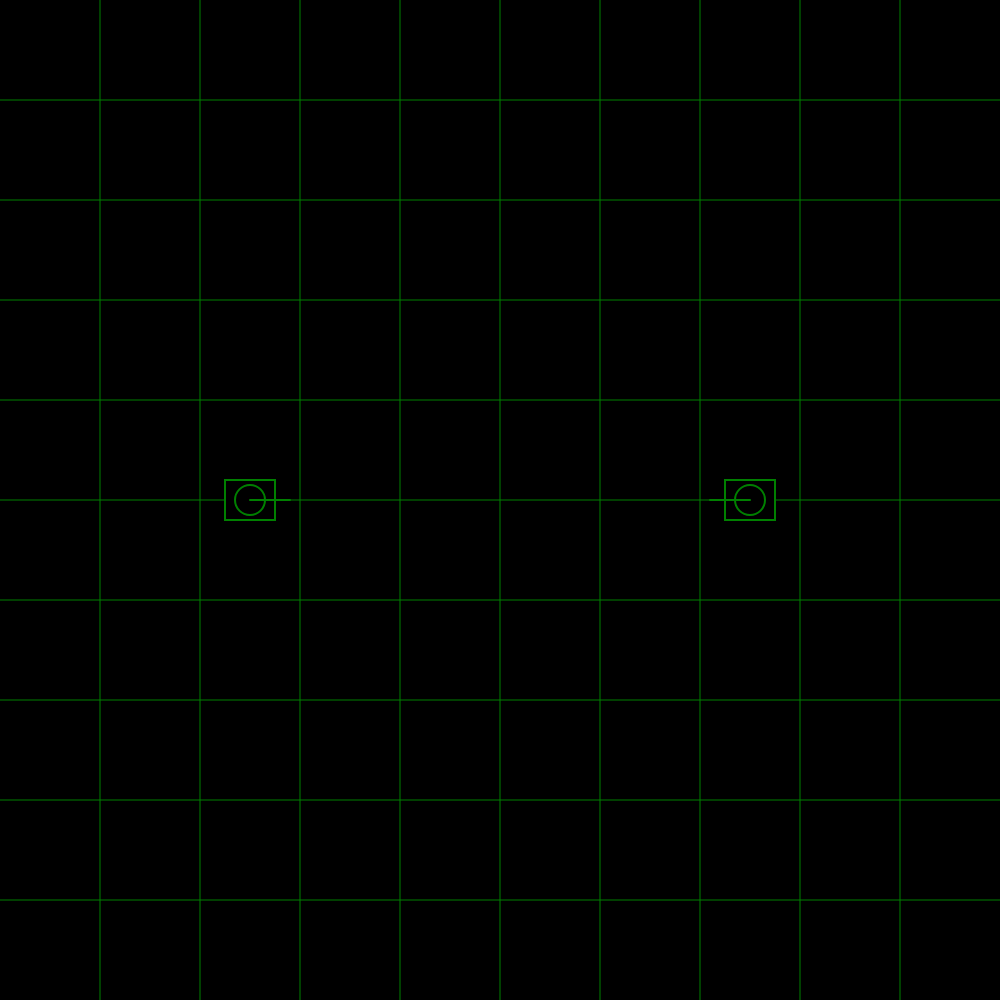
Frame 1 (no input)
Frame 60 (no input): identical to frame 1, image omitted
Frame 120 (the mouse pressed at the canvas centre since frame 60): identical to frame 1, image omitted

The p5.js sketch that drew this single still picture (run headless with seeded random() and noise() and a simulated clock; from frame 60 on, the mouse is pressed at the canvas centre):

// p5.js sketch
// ── sketch.js
let tanks = [];
let bullets;
let gridState = [];
const gridCols = 10;
const gridRows = 10;
const tankSpeed = 3;
const captureTime = 5000; // 5 seconds in milliseconds
const turretSpeed = 0.05;
const bulletSpeed = 7;

function setup() {
  createCanvas(1000, 1000);
  // Player 1 (WASD)
  tanks.push({
    x: width / 4,
    y: height / 2,
    w: 50,
    h: 40,
    player: 1,
    turretAngle: 0
  });
  // Player 2 (Arrow Keys)
  tanks.push({
    x: width * 3 / 4,
    y: height / 2,
    w: 50,
    h: 40,
    player: 2,
    turretAngle: PI
  });
  bullets = [];
  rectMode(CENTER);

  // Initialize grid state
  for (let i = 0; i < gridCols; i++) {
    gridState[i] = [];
    for (let j = 0; j < gridRows; j++) {
      gridState[i][j] = {
        player1: false,
        player2: false,
        contestedTimestamp: null,
        fullyCaptured: false,
        singlePlayerTimestamp: null // Timer for decay
      };
    }
  }
}

function draw() {
  background(0);

  drawGrid();

  updateGridState();
  handleInput();

  updateBullets();
  drawTanks();
  drawBullets();
}

function handleInput() {
  // Player 1 Controls (WASD, B, N)
  if (keyIsDown(87)) { // W
    tanks[0].y -= tankSpeed;
  }
  if (keyIsDown(83)) { // S
    tanks[0].y += tankSpeed;
  }
  if (keyIsDown(65)) { // A
    tanks[0].x -= tankSpeed;
  }
  if (keyIsDown(68)) { // D
    tanks[0].x += tankSpeed;
  }
  if (keyIsDown(66)) { // B key
    tanks[0].turretAngle -= turretSpeed;
  }
  if (keyIsDown(78)) { // N key
    tanks[0].turretAngle += turretSpeed;
  }

  // Player 2 Controls (Arrow Keys, 2, 3)
  if (keyIsDown(UP_ARROW)) {
    tanks[1].y -= tankSpeed;
  }
  if (keyIsDown(DOWN_ARROW)) {
    tanks[1].y += tankSpeed;
  }
  if (keyIsDown(LEFT_ARROW)) {
    tanks[1].x -= tankSpeed;
  }
  if (keyIsDown(RIGHT_ARROW)) {
    tanks[1].x += tankSpeed;
  }
  if (keyIsDown(99)) { // Numpad 3
    tanks[1].turretAngle -= turretSpeed;
  }
  if (keyIsDown(98)) { // Numpad 2
    tanks[1].turretAngle += turretSpeed;
  }

  // Screen wrapping for both tanks
  for (let tank of tanks) {
    if (tank.x > width + tank.w / 2) {
      tank.x = -tank.w / 2;
    } else if (tank.x < -tank.w / 2) {
      tank.x = width + tank.w / 2;
    }

    if (tank.y > height + tank.h / 2) {
      tank.y = -tank.h / 2;
    } else if (tank.y < -tank.h / 2) {
      tank.y = height + tank.h / 2;
    }
  }
}

function keyPressed() {
  // Player 1 Fire
  if (key === 'v' || key === 'V') {
    fireBullet(tanks[0]);
  }

  // Player 2 Fire
  if (keyCode === 97) { // Numpad 1
    fireBullet(tanks[1]);
  }
}

function fireBullet(tank) {
  const gridSize = 100;
  let bullet = {
    x: tank.x,
    y: tank.y,
    angle: tank.turretAngle,
    owner: tank.player
  };

  // Store the grid location at the time of firing
  bullet.originGridX = floor(tank.x / gridSize);
  bullet.originGridY = floor(tank.y / gridSize);

  bullets.push(bullet);
}

function drawGrid() {
  const gridSize = 100;
  push(); // Isolate drawing styles
  rectMode(CORNER); // Use corner mode for grid drawing

  // Draw filled squares
  noStroke();
  for (let i = 0; i < gridCols; i++) {
    for (let j = 0; j < gridRows; j++) {
      if (gridState[i][j].player1) {
        if (gridState[i][j].fullyCaptured) {
          fill(0, 255, 0); // Fully opaque green
        } else {
          fill(0, 255, 0, 64); // Green with 75% transparency (25% opacity)
        }
        rect(i * gridSize, j * gridSize, gridSize, gridSize);
      }
      // Only draw seeds if the cell is NOT fully captured
      if (gridState[i][j].player2 && !gridState[i][j].fullyCaptured) {
        // Draw "sprinkles" for player 2
        drawSeeds(i, j, gridSize);
      }
    }
  }

  // Draw grid lines
  stroke('green');
  strokeWeight(1);
  for (let x = gridSize; x < width; x += gridSize) {
    line(x, 0, x, height);
  }
  for (let y = gridSize; y < height; y += gridSize) {
    line(0, y, width, y);
  }
  pop(); // Restore original drawing styles (including rectMode)
}

function updateGridState() {
  const currentTime = millis();
  for (let i = 0; i < gridCols; i++) {
    for (let j = 0; j < gridRows; j++) {
      let cell = gridState[i][j];
      const isSinglePlayer = (cell.player1 && !cell.player2) || (!cell.player1 && cell.player2);

      // 1. Check for contested cells to become fully captured
      if (cell.contestedTimestamp && !cell.fullyCaptured) {
        if (currentTime - cell.contestedTimestamp > captureTime) {
          cell.fullyCaptured = true;
          cell.singlePlayerTimestamp = null; // Stop decay timer
        }
      }

      // 2. Check for single-player cells to decay back to neutral
      if (isSinglePlayer && cell.singlePlayerTimestamp) {
        if (currentTime - cell.singlePlayerTimestamp > captureTime) {
          // Reset the cell to its initial state
          cell.player1 = false;
          cell.player2 = false;
          cell.contestedTimestamp = null;
          cell.fullyCaptured = false;
          cell.singlePlayerTimestamp = null;
        }
      }
    }
  }
}

function drawSeeds(gridI, gridJ, size) {
  push();
  // Use a single, constant seed to make the sprinkle pattern identical in every cell.
  randomSeed(1337);
  stroke('green');
  strokeWeight(2);
  for (let i = 0; i < 40; i++) { // Draw 20 seeds
    const x = gridI * size;
    const y = gridJ * size;
    const seedSprinkX = x + random(size);
    const seedSprinkY = y + random(size);
    const angle = random(TWO_PI);
    const seedSprinkLength = 5;
    const endX = seedSprinkX + seedSprinkLength * cos(angle);
    const endY = seedSprinkY + seedSprinkLength * sin(angle);
    line(seedSprinkX, seedSprinkY, endX, endY);
  }
  // Reset the random seed so it doesn't affect other parts of the sketch that use random().
  randomSeed();
  pop();
}

function drawTanks() {
  for (let tank of tanks) {
    // Tank Body
    stroke('green');
    strokeWeight(2);
    fill(0);
    rect(tank.x, tank.y, tank.w, tank.h);

    // Turret
    push();
    translate(tank.x, tank.y);
    rotate(tank.turretAngle);
    fill(0);
    stroke('green');
    ellipse(0, 0, 30, 30); // Turret base
    line(0, 0, 40, 0); // Turret barrel
    pop();
  }
}

function updateBullets() {
  for (let i = bullets.length - 1; i >= 0; i--) {
    let bullet = bullets[i];

    // Check for collision with neighboring squares
    const gridSize = 100;
    let bulletGridX = floor(bullet.x / gridSize);
    let bulletGridY = floor(bullet.y / gridSize);

    // Check if the bullet is in a neighboring square (but not the center one)
    const inNeighborSquare = Math.abs(bulletGridX - bullet.originGridX) <= 1 && Math.abs(bulletGridY - bullet.originGridY) <= 1;
    const inCenterSquare = bulletGridX === bullet.originGridX && bulletGridY === bullet.originGridY;

    if (inNeighborSquare && !inCenterSquare) {
      let cell = gridState[bulletGridX][bulletGridY];
      const wasContested = cell.player1 && cell.player2;

      if (bullet.owner === 1) {
        cell.player1 = true;
      } else if (bullet.owner === 2) {
        cell.player2 = true;
      }

      const isNowContested = cell.player1 && cell.player2;
      const isNowSinglePlayer = (cell.player1 && !cell.player2) || (!cell.player1 && cell.player2);

      if (isNowContested && !wasContested) {
        // State changed to contested: start capture timer, stop decay timer.
        cell.contestedTimestamp = millis(); // Start capture timer
        cell.singlePlayerTimestamp = null; // Stop decay timer
      } else if (isNowSinglePlayer) {
        // State is single-player: start or reset the decay timer.
        cell.singlePlayerTimestamp = millis();
      }

      bullets.splice(i, 1);
      continue; // Skip to the next bullet
    }

    bullet.x += bulletSpeed * cos(bullet.angle);
    bullet.y += bulletSpeed * sin(bullet.angle);

    // Remove bullets that go off-screen
    if (bullet.x < 0 || bullet.x > width || bullet.y < 0 || bullet.y > height) {
      bullets.splice(i, 1);
    }
  }
}

function drawBullets() {
  stroke('green');
  strokeWeight(3);
  for (let bullet of bullets) {
    push();
    translate(bullet.x, bullet.y);
    rotate(bullet.angle);
    line(0, 0, 10, 0); // Draw bullet as a short line
    pop();
  }
}
